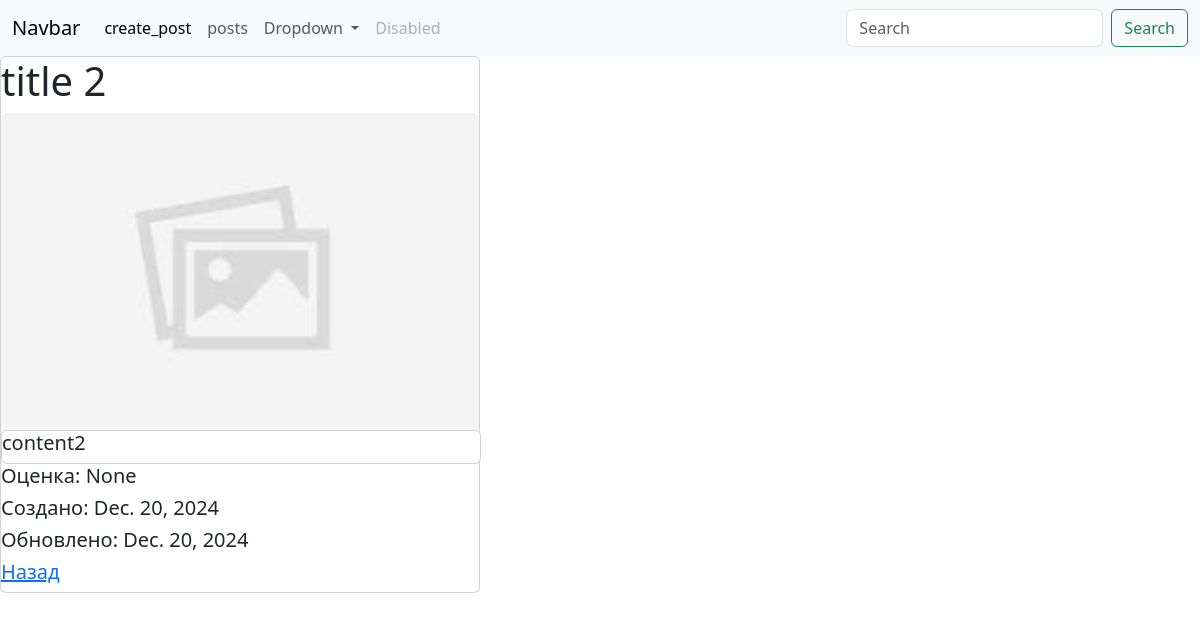
Screenshot of /post_detail/7/ with the database file from the repository.
### posts/models.py (models this page shows, shortened)
class Post(models.Model):
    category = models.ForeignKey(Category, models.CASCADE, null=True, blank=True)
    tag = models.ManyToManyField(Tag, blank=True, null=True)
    title = models.CharField(max_length=100)
    content = models.CharField(max_length=100)
    rate = models.CharField(max_length=100, null=True,blank=True)
    create_at = models.DateField(auto_now_add=True)
    update_at = models.DateField(auto_now=True)
    image = models.ImageField(null=True, blank=True)

### posts/views.py (the view)
# urls.py: path('post_detail/<int:id>/', detail_view),
def detail_view(request, id):
    post = Post.objects.get(id=id)
    return render(request, "posts/post_detail.html", context={"post" : post})

### posts/templates/posts/post_detail.html (shortened to what this page needs)
{% extends 'main.html' %}
{% block content %}
<div>
    <!DOCTYPE html>
<html lang="ru">
<head>
</head>
<body>
    <div class="card" style="width: 30rem;">
    <h1>{{ post.title }}</h1>
    {% if post.image %}
    <img src='{{post.image.url}}' class="card-img-top" alt="...">
    {% else %}
    <img src="/static/place_holder.jpg" class="card-img-top" alt="...">
    {% endif %}
        <div class="card" style="width: 30rem;">
            <h5>{{ post.content }}</h5>
        </div>
    <h5>Оценка: {{ post.rate }}</h5>
    <h5>Создано: {{ post.create_at }}</h5>
    <h5>Обновлено: {{ post.update_at }}</h5>
    <h5>
    <a href="/list_view/">Назад</a>
    </h5>
    </div>
</body>
</html>
</div>
{% endblock %}

### rows the page displays
Post: title "title 2", content "content2", rate "None", create_at "Dec. 20, 2024", update_at "Dec. 20, 2024"
